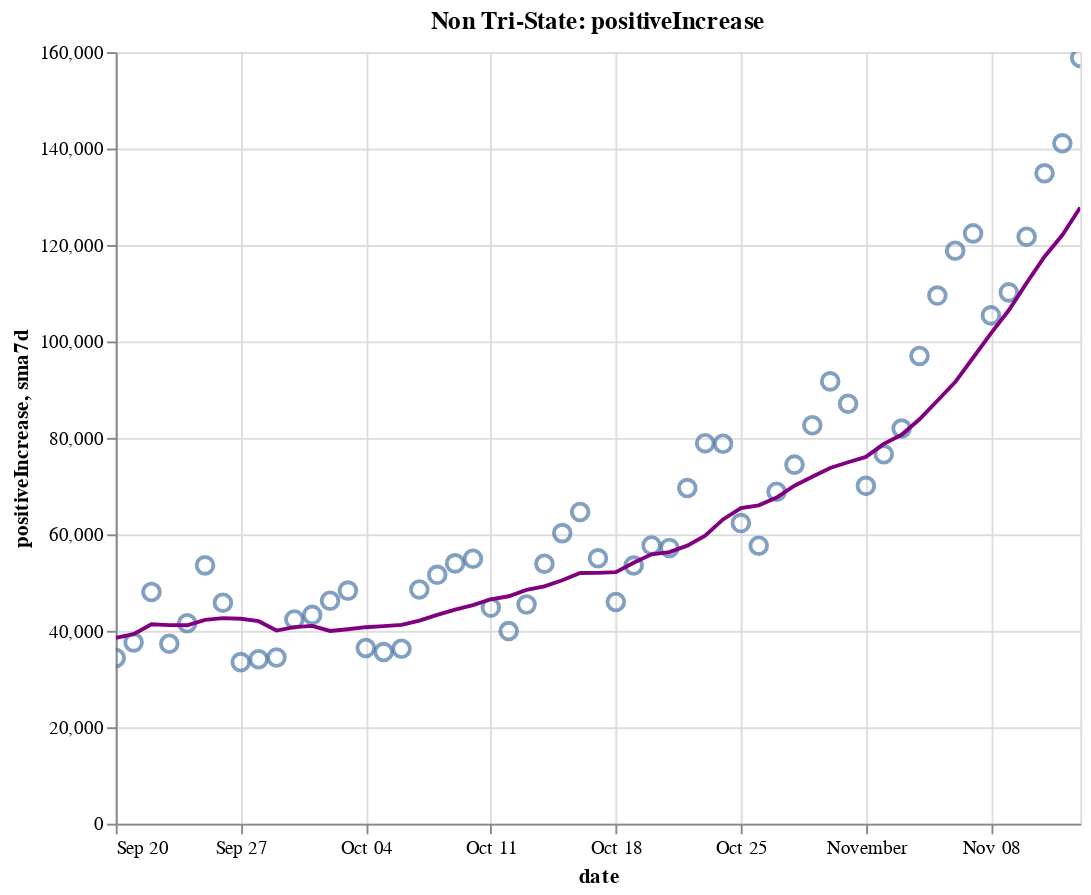

Notebook code cell kept with this figure:
### Code cell
create_plot(non_tristate, 'positiveIncrease')

### Figure 1 — Vega-Lite specification as saved in the notebook (floating-point values rounded to 4 significant figures)
{"config": {"view": {"continuousWidth": 400, "continuousHeight": 300}}, "layer": [{"layer": [{"mark": {"type": "point", "size": 75}, "encoding": {"tooltip": [{"type": "temporal", "field": "date"}, {"type": "quantitative", "field": "positiveIncrease"}, {"type": "quantitative", "field": "sma7d"}], "x": {"type": "temporal", "field": "date"}, "y": {"type": "quantitative", "field": "positiveIncrease"}}, "selection": {"selector014": {"type": "interval", "bind": "scales", "encodings": ["x", "y"]}}}, {"mark": {"type": "line", "color": "purple"}, "encoding": {"x": {"type": "temporal", "field": "date"}, "y": {"type": "quantitative", "field": "sma7d"}}}]}, {"mark": {"type": "rule", "color": "#aaa"}, "encoding": {"x": {"type": "temporal", "field": "date"}}, "transform": [{"filter": {"selection": "selector013"}}]}, {"mark": "circle", "encoding": {"opacity": {"condition": {"value": 1, "selection": "selector013"}, "value": 0}, "tooltip": [{"type": "temporal", "field": "date"}, {"type": "quantitative", "field": "positiveIncrease"}, {"type": "quantitative", "field": "sma7d"}], "x": {"type": "temporal", "field": "date"}, "y": {"type": "quantitative", "field": "positiveIncrease"}}, "selection": {"selector013": {"type": "single", "encodings": ["x"], "on": "mouseover", "nearest": true, "empty": "none"}}}, {"mark": {"type": "text", "align": "left", "dx": 5, "dy": -5, "stroke": "white", "strokeWidth": 2}, "encoding": {"text": {"type": "quantitative", "field": "positiveIncrease"}, "tooltip": [{"type": "temporal", "field": "date"}, {"type": "quantitative", "field": "positiveIncrease"}, {"type": "quantitative", "field": "sma7d"}], "x": {"type": "temporal", "field": "date"}, "y": {"type": "quantitative", "field": "positiveIncrease"}}, "transform": [{"filter": {"selection": "selector013"}}]}, {"mark": {"type": "text", "align": "left", "dx": 5, "dy": -5}, "encoding": {"text": {"type": "quantitative", "field": "positiveIncrease"}, "tooltip": [{"type": "temporal", "field": "date"}, {"type": "quantitative", "field": "positiveIncrease"}, {"type": "quantitative", "field": "sma7d"}], "x": {"type": "temporal", "field": "date"}, "y": {"type": "quantitative", "field": "positiveIncrease"}}, "transform": [{"filter": {"selection": "selector013"}}]}], "data": {"name": "data-423e70a4cb4dc230ae0315fd05d4723b"}, "height": 400, "title": "Non Tri-State: positiveIncrease", "width": 500, "$schema": "https://vega.github.io/schema/vega-lite/v4.8.1.json", "datasets": {"data-423e70a4cb4dc230ae0315fd05d4723b": [{"date": "2020-09-20T00:00:00", "totalTestResultsIncrease": 817600.0, "positiveIncrease": 34370.0, "death": 145600.0, "deathIncrease": 322.0, "positiveRate": 0.042, "state": "Non Tri-State", "sma7d": 38520.0}, {"date": "2020-09-21T00:00:00", "totalTestResultsIncrease": 670700.0, "positiveIncrease": 37600.0, "death": 145900.0, "deathIncrease": 281.0, "positiveRate": 0.056, "state": "Non Tri-State", "sma7d": 39290.0}, {"date": "2020-09-22T00:00:00", "totalTestResultsIncrease": 710300.0, "positiveIncrease": 48040.0, "death": 146800.0, "deathIncrease": 842.0, "positiveRate": 0.068, "state": "Non Tri-State", "sma7d": 41360.0}, {"date": "2020-09-23T00:00:00", "totalTestResultsIncrease": 904300.0, "positiveIncrease": 37320.0, "death": 147900.0, "deathIncrease": 1145.0, "positiveRate": 0.041, "state": "Non Tri-State", "sma7d": 41170.0}, {"date": "2020-09-24T00:00:00", "totalTestResultsIncrease": 900000.0, "positiveIncrease": 41570.0, "death": 148800.0, "deathIncrease": 908.0, "positiveRate": 0.046, "state": "Non Tri-State", "sma7d": 41150.0}, {"date": "2020-09-25T00:00:00", "totalTestResultsIncrease": 977000.0, "positiveIncrease": 53570.0, "death": 149700.0, "deathIncrease": 829.0, "positiveRate": 0.055, "state": "Non Tri-State", "sma7d": 42270.0}, {"date": "2020-09-26T00:00:00", "totalTestResultsIncrease": 989400.0, "positiveIncrease": 45820.0, "death": 150500.0, "deathIncrease": 859.0, "positiveRate": 0.046, "state": "Non Tri-State", "sma7d": 42610.0}, {"date": "2020-09-27T00:00:00", "totalTestResultsIncrease": 820100.0, "positiveIncrease": 33500.0, "death": 150800.0, "deathIncrease": 295.0, "positiveRate": 0.041, "state": "Non Tri-State", "sma7d": 42490.0}, {"date": "2020-09-28T00:00:00", "totalTestResultsIncrease": 1006000.0, "positiveIncrease": 34100.0, "death": 151100.0, "deathIncrease": 245.0, "positiveRate": 0.034, "state": "Non Tri-State", "sma7d": 41990.0}, {"date": "2020-09-29T00:00:00", "totalTestResultsIncrease": 815000.0, "positiveIncrease": 34460.0, "death": 151800.0, "deathIncrease": 725.0, "positiveRate": 0.042, "state": "Non Tri-State", "sma7d": 40050.0}, {"date": "2020-09-30T00:00:00", "totalTestResultsIncrease": 747700.0, "positiveIncrease": 42330.0, "death": 152800.0, "deathIncrease": 1040.0, "positiveRate": 0.057, "state": "Non Tri-State", "sma7d": 40760.0}, {"date": "2020-10-01T00:00:00", "totalTestResultsIncrease": 878000.0, "positiveIncrease": 43290.0, "death": 153600.0, "deathIncrease": 832.0, "positiveRate": 0.049, "state": "Non Tri-State", "sma7d": 41010.0}, {"date": "2020-10-02T00:00:00", "totalTestResultsIncrease": 991700.0, "positiveIncrease": 46240.0, "death": 154500.0, "deathIncrease": 822.0, "positiveRate": 0.047, "state": "Non Tri-State", "sma7d": 39960.0}, {"date": "2020-10-03T00:00:00", "totalTestResultsIncrease": 964800.0, "positiveIncrease": 48330.0, "death": 155200.0, "deathIncrease": 729.0, "positiveRate": 0.05, "state": "Non Tri-State", "sma7d": 40320.0}, {"date": "2020-10-04T00:00:00", "totalTestResultsIncrease": 857600.0, "positiveIncrease": 36440.0, "death": 155500.0, "deathIncrease": 348.0, "positiveRate": 0.042, "state": "Non Tri-State", "sma7d": 40740.0}, {"date": "2020-10-05T00:00:00", "totalTestResultsIncrease": 839900.0, "positiveIncrease": 35590.0, "death": 155900.0, "deathIncrease": 312.0, "positiveRate": 0.042, "state": "Non Tri-State", "sma7d": 40960.0}, {"date": "2020-10-06T00:00:00", "totalTestResultsIncrease": 792300.0, "positiveIncrease": 36270.0, "death": 156500.0, "deathIncrease": 612.0, "positiveRate": 0.046, "state": "Non Tri-State", "sma7d": 41210.0}, {"date": "2020-10-07T00:00:00", "totalTestResultsIncrease": 834500.0, "positiveIncrease": 48560.0, "death": 157400.0, "deathIncrease": 901.0, "positiveRate": 0.058, "state": "Non Tri-State", "sma7d": 42100.0}, {"date": "2020-10-08T00:00:00", "totalTestResultsIncrease": 915600.0, "positiveIncrease": 51600.0, "death": 158300.0, "deathIncrease": 963.0, "positiveRate": 0.056, "state": "Non Tri-State", "sma7d": 43290.0}, {"date": "2020-10-09T00:00:00", "totalTestResultsIncrease": 1008000.0, "positiveIncrease": 53980.0, "death": 159200.0, "deathIncrease": 880.0, "positiveRate": 0.054, "state": "Non Tri-State", "sma7d": 44400.0}, {"date": "2020-10-10T00:00:00", "totalTestResultsIncrease": 1078000.0, "positiveIncrease": 54940.0, "death": 159900.0, "deathIncrease": 650.0, "positiveRate": 0.051, "state": "Non Tri-State", "sma7d": 45340.0}, {"date": "2020-10-11T00:00:00", "totalTestResultsIncrease": 964200.0, "positiveIncrease": 44810.0, "death": 160300.0, "deathIncrease": 458.0, "positiveRate": 0.046, "state": "Non Tri-State", "sma7d": 46540.0}, {"date": "2020-10-12T00:00:00", "totalTestResultsIncrease": 815000.0, "positiveIncrease": 39940.0, "death": 160600.0, "deathIncrease": 271.0, "positiveRate": 0.049, "state": "Non Tri-State", "sma7d": 47160.0}, {"date": "2020-10-13T00:00:00", "totalTestResultsIncrease": 927400.0, "positiveIncrease": 45450.0, "death": 161300.0, "deathIncrease": 671.0, "positiveRate": 0.049, "state": "Non Tri-State", "sma7d": 48470.0}, {"date": "2020-10-14T00:00:00", "totalTestResultsIncrease": 857000.0, "positiveIncrease": 53900.0, "death": 162100.0, "deathIncrease": 791.0, "positiveRate": 0.063, "state": "Non Tri-State", "sma7d": 49230.0}, {"date": "2020-10-15T00:00:00", "totalTestResultsIncrease": 919700.0, "positiveIncrease": 60250.0, "death": 163000.0, "deathIncrease": 929.0, "positiveRate": 0.066, "state": "Non Tri-State", "sma7d": 50470.0}, {"date": "2020-10-16T00:00:00", "totalTestResultsIncrease": 1030000.0, "positiveIncrease": 64620.0, "death": 163800.0, "deathIncrease": 860.0, "positiveRate": 0.063, "state": "Non Tri-State", "sma7d": 51990.0}, {"date": "2020-10-17T00:00:00", "totalTestResultsIncrease": 1101000.0, "positiveIncrease": 55030.0, "death": 164600.0, "deathIncrease": 769.0, "positiveRate": 0.05, "state": "Non Tri-State", "sma7d": 52000.0}, {"date": "2020-10-18T00:00:00", "totalTestResultsIncrease": 924000.0, "positiveIncrease": 45970.0, "death": 165000.0, "deathIncrease": 379.0, "positiveRate": 0.05, "state": "Non Tri-State", "sma7d": 52170.0}, {"date": "2020-10-19T00:00:00", "totalTestResultsIncrease": 898100.0, "positiveIncrease": 53520.0, "death": 165400.0, "deathIncrease": 426.0, "positiveRate": 0.06, "state": "Non Tri-State", "sma7d": 54110.0}, {"date": "2020-10-20T00:00:00", "totalTestResultsIncrease": 825900.0, "positiveIncrease": 57690.0, "death": 166200.0, "deathIncrease": 801.0, "positiveRate": 0.07, "state": "Non Tri-State", "sma7d": 55850.0}, {"date": "2020-10-21T00:00:00", "totalTestResultsIncrease": 770100.0, "positiveIncrease": 57180.0, "death": 167200.0, "deathIncrease": 991.0, "positiveRate": 0.074, "state": "Non Tri-State", "sma7d": 56320.0}, {"date": "2020-10-22T00:00:00", "totalTestResultsIncrease": 1028000.0, "positiveIncrease": 69600.0, "death": 168300.0, "deathIncrease": 1108.0, "positiveRate": 0.068, "state": "Non Tri-State", "sma7d": 57660.0}, {"date": "2020-10-23T00:00:00", "totalTestResultsIncrease": 1173000.0, "positiveIncrease": 78900.0, "death": 169200.0, "deathIncrease": 888.0, "positiveRate": 0.067, "state": "Non Tri-State", "sma7d": 59700.0}, {"date": "2020-10-24T00:00:00", "totalTestResultsIncrease": 1162000.0, "positiveIncrease": 78780.0, "death": 170100.0, "deathIncrease": 869.0, "positiveRate": 0.068, "state": "Non Tri-State", "sma7d": 63090.0}, {"date": "2020-10-25T00:00:00", "totalTestResultsIncrease": 1025000.0, "positiveIncrease": 62330.0, "death": 170400.0, "deathIncrease": 361.0, "positiveRate": 0.061, "state": "Non Tri-State", "sma7d": 65430.0}, {"date": "2020-10-26T00:00:00", "totalTestResultsIncrease": 957700.0, "positiveIncrease": 57650.0, "death": 170800.0, "deathIncrease": 358.0, "positiveRate": 0.06, "state": "Non Tri-State", "sma7d": 66020.0}, {"date": "2020-10-27T00:00:00", "totalTestResultsIncrease": 926400.0, "positiveIncrease": 68820.0, "death": 171700.0, "deathIncrease": 895.0, "positiveRate": 0.074, "state": "Non Tri-State", "sma7d": 67610.0}, {"date": "2020-10-28T00:00:00", "totalTestResultsIncrease": 902800.0, "positiveIncrease": 74450.0, "death": 172700.0, "deathIncrease": 983.0, "positiveRate": 0.082, "state": "Non Tri-State", "sma7d": 70070.0}, {"date": "2020-10-29T00:00:00", "totalTestResultsIncrease": 1085000.0, "positiveIncrease": 82620.0, "death": 173700.0, "deathIncrease": 1017.0, "positiveRate": 0.076, "state": "Non Tri-State", "sma7d": 71940.0}, {"date": "2020-10-30T00:00:00", "totalTestResultsIncrease": 1182000.0, "positiveIncrease": 91720.0, "death": 174600.0, "deathIncrease": 907.0, "positiveRate": 0.078, "state": "Non Tri-State", "sma7d": 73770.0}, {"date": "2020-10-31T00:00:00", "totalTestResultsIncrease": 1155000.0, "positiveIncrease": 87080.0, "death": 175500.0, "deathIncrease": 949.0, "positiveRate": 0.075, "state": "Non Tri-State", "sma7d": 74950.0}, {"date": "2020-11-01T00:00:00", "totalTestResultsIncrease": 988900.0, "positiveIncrease": 70050.0, "death": 175900.0, "deathIncrease": 370.0, "positiveRate": 0.071, "state": "Non Tri-State", "sma7d": 76060.0}, {"date": "2020-11-02T00:00:00", "totalTestResultsIncrease": 1089000.0, "positiveIncrease": 76600.0, "death": 176400.0, "deathIncrease": 448.0, "positiveRate": 0.07, "state": "Non Tri-State", "sma7d": 78760.0}, {"date": "2020-11-03T00:00:00", "totalTestResultsIncrease": 953100.0, "positiveIncrease": 81930.0, "death": 177900.0, "deathIncrease": 1496.0, "positiveRate": 0.086, "state": "Non Tri-State", "sma7d": 80640.0}, {"date": "2020-11-04T00:00:00", "totalTestResultsIncrease": 1037000.0, "positiveIncrease": 96990.0, "death": 178900.0, "deathIncrease": 1067.0, "positiveRate": 0.094, "state": "Non Tri-State", "sma7d": 83860.0}, {"date": "2020-11-05T00:00:00", "totalTestResultsIncrease": 1296000.0, "positiveIncrease": 109500.0, "death": 180000.0, "deathIncrease": 1077.0, "positiveRate": 0.085, "state": "Non Tri-State", "sma7d": 87700.0}, {"date": "2020-11-06T00:00:00", "totalTestResultsIncrease": 1326000.0, "positiveIncrease": 118800.0, "death": 181100.0, "deathIncrease": 1140.0, "positiveRate": 0.09, "state": "Non Tri-State", "sma7d": 91570.0}, {"date": "2020-11-07T00:00:00", "totalTestResultsIncrease": 1142000.0, "positiveIncrease": 122400.0, "death": 182200.0, "deathIncrease": 1077.0, "positiveRate": 0.107, "state": "Non Tri-State", "sma7d": 96610.0}, {"date": "2020-11-08T00:00:00", "totalTestResultsIncrease": 1112000.0, "positiveIncrease": 105400.0, "death": 182700.0, "deathIncrease": 464.0, "positiveRate": 0.095, "state": "Non Tri-State", "sma7d": 101700.0}, {"date": "2020-11-09T00:00:00", "totalTestResultsIncrease": 1246000.0, "positiveIncrease": 110200.0, "death": 183200.0, "deathIncrease": 516.0, "positiveRate": 0.088, "state": "Non Tri-State", "sma7d": 106500.0}, {"date": "2020-11-10T00:00:00", "totalTestResultsIncrease": 1083000.0, "positiveIncrease": 121700.0, "death": 184500.0, "deathIncrease": 1285.0, "positiveRate": 0.112, "state": "Non Tri-State", "sma7d": 112100.0}, {"date": "2020-11-11T00:00:00", "totalTestResultsIncrease": 1137000.0, "positiveIncrease": 134900.0, "death": 186000.0, "deathIncrease": 1520.0, "positiveRate": 0.119, "state": "Non Tri-State", "sma7d": 117600.0}, {"date": "2020-11-12T00:00:00", "totalTestResultsIncrease": 1264000.0, "positiveIncrease": 141100.0, "death": 187100.0, "deathIncrease": 1046.0, "positiveRate": 0.112, "state": "Non Tri-State", "sma7d": 122100.0}, {"date": "2020-11-13T00:00:00", "totalTestResultsIncrease": 1392000.0, "positiveIncrease": 158800.0, "death": 188300.0, "deathIncrease": 1239.0, "positiveRate": 0.114, "state": "Non Tri-State", "sma7d": 127800.0}]}}
